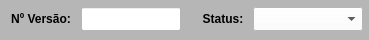
           <widget class="QWidget" name="widget_8" native="true">
            <property name="minimumSize">
             <size>
              <width>0</width>
              <height>40</height>
             </size>
            </property>
            <property name="maximumSize">
             <size>
              <width>16777215</width>
              <height>40</height>
             </size>
            </property>
            <property name="styleSheet">
             <string notr="true">background-color: rgb(182, 182, 182);</string>
            </property>
            <layout class="QVBoxLayout" name="verticalLayout_6">
             <property name="spacing">
              <number>1</number>
             </property>
             <property name="leftMargin">
              <number>1</number>
             </property>
             <property name="topMargin">
              <number>1</number>
             </property>
             <property name="rightMargin">
              <number>1</number>
             </property>
             <property name="bottomMargin">
              <number>3</number>
             </property>
             <item>
              <widget class="QWidget" name="widget_32" native="true">
               <property name="minimumSize">
                <size>
                 <width>0</width>
                 <height>30</height>
                </size>
               </property>
               <property name="maximumSize">
                <size>
                 <width>16777215</width>
                 <height>30</height>
                </size>
               </property>
               <property name="styleSheet">
                <string notr="true"/>
               </property>
               <layout class="QHBoxLayout" name="horizontalLayout_28">
                <property name="spacing">
                 <number>5</number>
                </property>
                <property name="leftMargin">
                 <number>5</number>
                </property>
                <property name="topMargin">
                 <number>3</number>
                </property>
                <property name="rightMargin">
                 <number>5</number>
                </property>
                <property name="bottomMargin">
                 <number>3</number>
                </property>
                <item>
                 <widget class="QLabel" name="label_60">
                  <property name="minimumSize">
                   <size>
                    <width>70</width>
                    <height>0</height>
                   </size>
                  </property>
                  <property name="maximumSize">
                   <size>
                    <width>70</width>
                    <height>16777215</height>
                   </size>
                  </property>
                  <property name="font">
                   <font>
                    <pointsize>9</pointsize>
                    <weight>75</weight>
                    <bold>true</bold>
                   </font>
                  </property>
                  <property name="text">
                   <string>Nº Versão:</string>
                  </property>
                  <property name="alignment">
                   <set>Qt::AlignCenter</set>
                  </property>
                 </widget>
                </item>
                <item>
                 <widget class="QLineEdit" name="line_Num_Versao">
                  <property name="sizePolicy">
                   <sizepolicy hsizetype="Preferred" vsizetype="Preferred">
                    <horstretch>0</horstretch>
                    <verstretch>0</verstretch>
                   </sizepolicy>
                  </property>
                  <property name="minimumSize">
                   <size>
                    <width>100</width>
                    <height>0</height>
                   </size>
                  </property>
                  <property name="maximumSize">
                   <size>
                    <width>100</width>
                    <height>16777215</height>
                   </size>
                  </property>
                  <property name="font">
                   <font>
                    <pointsize>9</pointsize>
                   </font>
                  </property>
                  <property name="styleSheet">
                   <string notr="true">background-color: rgb(255, 255, 255);</string>
                  </property>
                  <property name="alignment">
                   <set>Qt::AlignCenter</set>
                  </property>
                 </widget>
                </item>
                <item>
                 <widget class="QLabel" name="label_3">
                  <property name="text">
                   <string/>
                  </property>
                 </widget>
                </item>
                <item>
                 <widget class="QLabel" name="label_65">
                  <property name="minimumSize">
                   <size>
                    <width>50</width>
                    <height>0</height>
                   </size>
                  </property>
                  <property name="maximumSize">
                   <size>
                    <width>50</width>
                    <height>16777215</height>
                   </size>
                  </property>
                  <property name="font">
                   <font>
                    <pointsize>9</pointsize>
                    <weight>75</weight>
                    <bold>true</bold>
                   </font>
                  </property>
                  <property name="text">
                   <string>Status:</string>
                  </property>
                  <property name="alignment">
                   <set>Qt::AlignCenter</set>
                  </property>
                 </widget>
                </item>
                <item>
                 <widget class="QComboBox" name="combo_Status">
                  <property name="sizePolicy">
                   <sizepolicy hsizetype="Preferred" vsizetype="Preferred">
                    <horstretch>0</horstretch>
                    <verstretch>0</verstretch>
                   </sizepolicy>
                  </property>
                  <property name="minimumSize">
                   <size>
                    <width>110</width>
                    <height>0</height>
                   </size>
                  </property>
                  <property name="maximumSize">
                   <size>
                    <width>110</width>
                    <height>16777215</height>
                   </size>
                  </property>
                  <property name="styleSheet">
                   <string notr="true">background-color: rgb(255, 255, 255);</string>
                  </property>
                  <item>
                   <property name="text">
                    <string/>
                   </property>
                  </item>
                  <item>
                   <property name="text">
                    <string>ATIVO</string>
                   </property>
                  </item>
                  <item>
                   <property name="text">
                    <string>INATIVO</string>
                   </property>
                  </item>
                 </widget>
                </item>
               </layout>
              </widget>
             </item>
            </layout>
           </widget>
